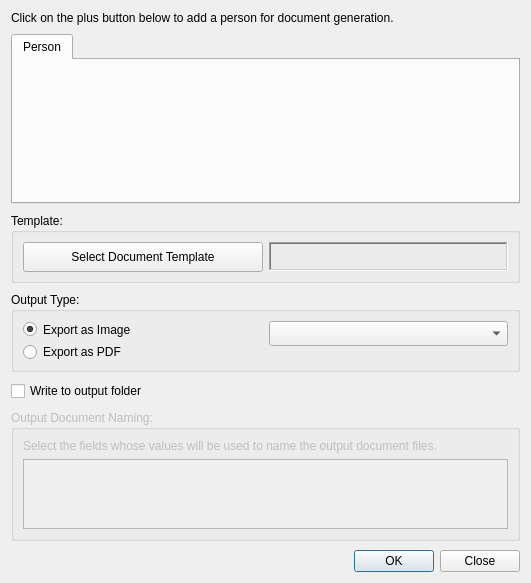
<?xml version="1.0" encoding="UTF-8"?>
<ui version="4.0">
 <class>frmPersonDocGenerator</class>
 <widget class="QDialog" name="frmPersonDocGenerator">
  <property name="geometry">
   <rect>
    <x>0</x>
    <y>0</y>
    <width>531</width>
    <height>574</height>
   </rect>
  </property>
  <property name="windowTitle">
   <string>Document Generator By Person</string>
  </property>
  <layout class="QGridLayout" name="gridLayout">
   <property name="verticalSpacing">
    <number>9</number>
   </property>
   <item row="9" column="0">
    <widget class="QDialogButtonBox" name="buttonBox">
     <property name="orientation">
      <enum>Qt::Horizontal</enum>
     </property>
     <property name="standardButtons">
      <set>QDialogButtonBox::Close|QDialogButtonBox::Ok</set>
     </property>
    </widget>
   </item>
   <item row="1" column="0">
    <widget class="QLabel" name="label">
     <property name="maximumSize">
      <size>
       <width>16777215</width>
       <height>25</height>
      </size>
     </property>
     <property name="text">
      <string>&lt;html&gt;&lt;head/&gt;&lt;body&gt;&lt;p&gt;Click on the plus button below to add a person for document generation.&lt;/p&gt;&lt;/body&gt;&lt;/html&gt;</string>
     </property>
     <property name="wordWrap">
      <bool>true</bool>
     </property>
    </widget>
   </item>
   <item row="2" column="0">
    <widget class="QTabWidget" name="tabWidget">
     <property name="minimumSize">
      <size>
       <width>0</width>
       <height>170</height>
      </size>
     </property>
     <property name="currentIndex">
      <number>0</number>
     </property>
     <widget class="ForeignKeyMapper" name="personFKMapper">
      <attribute name="title">
       <string>Person</string>
      </attribute>
     </widget>
    </widget>
   </item>
   <item row="0" column="0">
    <layout class="QVBoxLayout" name="vlNotification"/>
   </item>
   <item row="3" column="0">
    <widget class="QGroupBox" name="groupBox">
     <property name="maximumSize">
      <size>
       <width>16777215</width>
       <height>70</height>
      </size>
     </property>
     <property name="title">
      <string>Template:</string>
     </property>
     <layout class="QGridLayout" name="gridLayout_2">
      <item row="0" column="0">
       <widget class="QPushButton" name="btnSelectTemplate">
        <property name="minimumSize">
         <size>
          <width>0</width>
          <height>30</height>
         </size>
        </property>
        <property name="text">
         <string>Select Document Template</string>
        </property>
        <property name="icon">
         <iconset resource="../resources.qrc">
          <normaloff>:/plugins/stdm/images/icons/document.png</normaloff>:/plugins/stdm/images/icons/document.png</iconset>
        </property>
       </widget>
      </item>
      <item row="0" column="1">
       <widget class="QLabel" name="lblTemplateName">
        <property name="frameShape">
         <enum>QFrame::WinPanel</enum>
        </property>
        <property name="frameShadow">
         <enum>QFrame::Sunken</enum>
        </property>
        <property name="text">
         <string/>
        </property>
        <property name="textFormat">
         <enum>Qt::PlainText</enum>
        </property>
       </widget>
      </item>
     </layout>
    </widget>
   </item>
   <item row="7" column="0">
    <widget class="QGroupBox" name="gbDocNaming">
     <property name="enabled">
      <bool>false</bool>
     </property>
     <property name="maximumSize">
      <size>
       <width>16777215</width>
       <height>180</height>
      </size>
     </property>
     <property name="title">
      <string>Output Document Naming:</string>
     </property>
     <layout class="QGridLayout" name="gridLayout_3">
      <item row="1" column="0">
       <widget class="ModelAtrributesView" name="lstDocNaming">
        <property name="editTriggers">
         <set>QAbstractItemView::NoEditTriggers</set>
        </property>
       </widget>
      </item>
      <item row="0" column="0">
       <widget class="QLabel" name="label_2">
        <property name="text">
         <string>Select the fields whose values will be used to name the output document files.</string>
        </property>
       </widget>
      </item>
     </layout>
    </widget>
   </item>
   <item row="5" column="0">
    <widget class="QGroupBox" name="groupBox_2">
     <property name="minimumSize">
      <size>
       <width>0</width>
       <height>80</height>
      </size>
     </property>
     <property name="title">
      <string>Output Type:</string>
     </property>
     <layout class="QGridLayout" name="gridLayout_4">
      <item row="0" column="0">
       <widget class="QRadioButton" name="rbExpImage">
        <property name="text">
         <string>Export as Image</string>
        </property>
        <property name="checked">
         <bool>true</bool>
        </property>
       </widget>
      </item>
      <item row="0" column="1">
       <widget class="QComboBox" name="cboImageType">
        <property name="minimumSize">
         <size>
          <width>0</width>
          <height>25</height>
         </size>
        </property>
       </widget>
      </item>
      <item row="1" column="0" colspan="2">
       <widget class="QRadioButton" name="rbExpPDF">
        <property name="text">
         <string>Export as PDF</string>
        </property>
       </widget>
      </item>
     </layout>
    </widget>
   </item>
   <item row="6" column="0">
    <widget class="QCheckBox" name="chkUseOutputFolder">
     <property name="text">
      <string>Write to output folder</string>
     </property>
    </widget>
   </item>
  </layout>
 </widget>
 <customwidgets>
  <customwidget>
   <class>ForeignKeyMapper</class>
   <extends>QWidget</extends>
   <header>.ForeignKeyMapper</header>
   <container>1</container>
  </customwidget>
  <customwidget>
   <class>ModelAtrributesView</class>
   <extends>QListView</extends>
   <header>customcontrols</header>
  </customwidget>
 </customwidgets>
 <resources>
  <include location="../resources.qrc"/>
 </resources>
 <connections>
  <connection>
   <sender>buttonBox</sender>
   <signal>rejected()</signal>
   <receiver>frmPersonDocGenerator</receiver>
   <slot>reject()</slot>
   <hints>
    <hint type="sourcelabel">
     <x>316</x>
     <y>260</y>
    </hint>
    <hint type="destinationlabel">
     <x>286</x>
     <y>274</y>
    </hint>
   </hints>
  </connection>
 </connections>
</ui>
